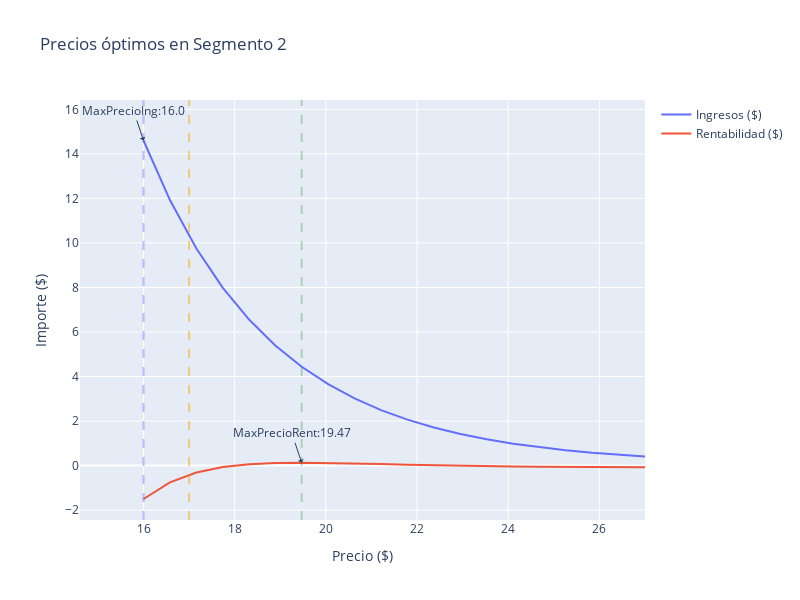

Source (notebook cell):
### Code cell
fig = go.Figure()

# Se agrega el precio máximo de ingreso
fig.add_trace(go.Scatter(x=df_elasticidad['irr'], y=df_elasticidad['ingresos_seg2'], name='Ingresos ($)'))
# Se agrega la etiqueta
fig.add_annotation(x=float(max_ing_seg2['irr']), y=float(max_ing_seg2['ingresos_seg2']),
                                  text="MaxPrecioIng:"+str(float(max_ing_seg2['irr'].round(2))),
                                  showarrow=True,
                                  arrowhead=1)
# Se agrega la recta del precio máximo
fig.add_vline(x=float(max_ing_seg2['irr']), line_width=2, line_dash="dash",
                             line_color="blue", opacity=0.25)

# Se agrega el precio máximo de rentabilidad
fig.add_trace(go.Scatter(x=df_elasticidad['irr'], y=df_elasticidad['rentabilidad_seg2'], name='Rentabilidad ($)'))
# Se agrega la etiqueta
fig.add_annotation(x=float(max_ren_seg2['irr']), y=float(max_ren_seg2['rentabilidad_seg2']),
                                  text="MaxPrecioRent:"+str(float(max_ren_seg2['irr'].round(2))),
                                  showarrow=True,
                                  arrowhead=1)
# Se agrega la recta del precio máximo
fig.add_vline(x=float(max_ren_seg2['irr']), line_width=2, line_dash="dash",
                             line_color="green", opacity=0.25)

# Agregamos la línea de restricción: Costo
fig.add_vline(x=float(df_elasticidad['costo'].mean()), line_width=2, line_dash="dash",
                             line_color="orange", opacity=0.5)

# Configuración del gráfico
fig.update_layout(
    showlegend=True,
    width=800,
    height=600,
    xaxis_title="Precio ($)",
    yaxis_title="Importe ($)",
    title="Precios óptimos en Segmento 2")

### Figure 1 — Plotly figure (JSON) as saved in the notebook; plotly's stock layout.template omitted (floating-point values rounded to 4 significant figures)
{"data": [{"name": "Ingresos ($)", "type": "scatter", "x": [16, 16.58, 17.16, 17.74, 18.32, 18.89, 19.47, 20.05, 20.63, 21.21, 21.79, 22.37, 22.95, 23.53, 24.11, 24.68, 25.26, 25.84, 26.42, 27], "y": [14.6, 11.92, 9.751, 7.985, 6.548, 5.396, 4.438, 3.656, 3.017, 2.494, 2.064, 1.712, 1.422, 1.183, 0.9858, 0.8254, 0.6901, 0.5778, 0.4846, 0.4071]}, {"name": "Rentabilidad ($)", "type": "scatter", "x": [16, 16.58, 17.16, 17.74, 18.32, 18.89, 19.47, 20.05, 20.63, 21.21, 21.79, 22.37, 22.95, 23.53, 24.11, 24.68, 25.26, 25.84, 26.42, 27], "y": [-1.501, -0.7539, -0.3142, -0.06767, 0.05933, 0.1134, 0.1263, 0.1156, 0.09323, 0.06635, 0.0392, 0.01409, -0.00785, -0.02622, -0.04104, -0.05238, -0.06101, -0.06709, -0.07103, -0.07321]}], "layout": {"annotations": [{"arrowhead": 1, "showarrow": true, "text": "MaxPrecioIng:16.0", "x": 16, "y": 14.6}, {"arrowhead": 1, "showarrow": true, "text": "MaxPrecioRent:19.47", "x": 19.47, "y": 0.1263}], "height": 600, "shapes": [{"line": {"color": "blue", "dash": "dash", "width": 2}, "opacity": 0.25, "type": "line", "x0": 16, "x1": 16, "xref": "x", "y0": 0, "y1": 1, "yref": "y domain"}, {"line": {"color": "green", "dash": "dash", "width": 2}, "opacity": 0.25, "type": "line", "x0": 19.47, "x1": 19.47, "xref": "x", "y0": 0, "y1": 1, "yref": "y domain"}, {"line": {"color": "orange", "dash": "dash", "width": 2}, "opacity": 0.5, "type": "line", "x0": 17, "x1": 17, "xref": "x", "y0": 0, "y1": 1, "yref": "y domain"}], "showlegend": true, "title": {"text": "Precios óptimos en Segmento 2"}, "width": 800, "xaxis": {"title": {"text": "Precio ($)"}}, "yaxis": {"title": {"text": "Importe ($)"}}}}
